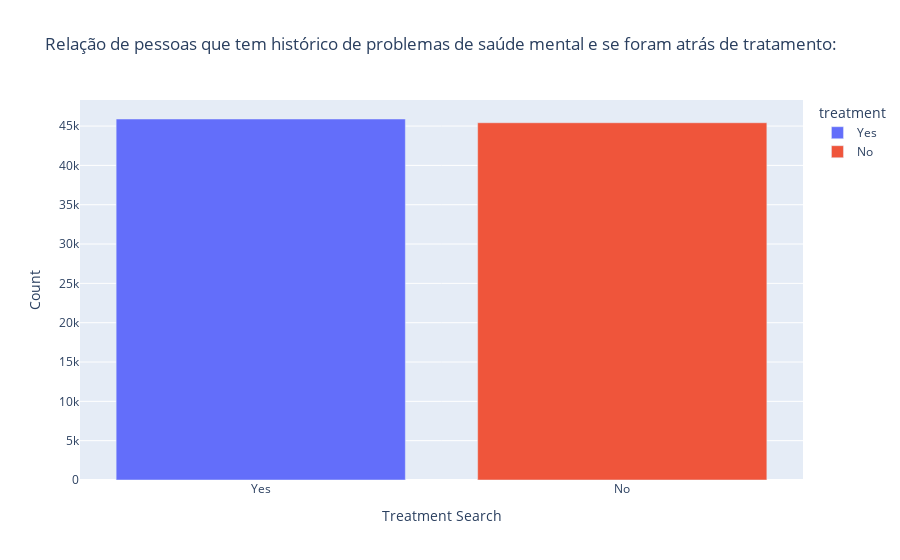

Notebook code cell kept with this figure:
### Code cell
fig3 = px.bar(d3, x='treatment', y='count', title='Relação entre pessoas que tem histórico de problemas de saúde mental e se foram atrás de tratamento:', color='treatment')
fig3.update_xaxes(title_text='Treatment Search')
fig3.update_yaxes(title_text='Count')
fig3.show()

### Figure 1 — Plotly figure (JSON) as saved in the notebook; plotly's stock layout.template omitted (floating-point values rounded to 4 significant figures)
{"data": [{"alignmentgroup": "True", "hovertemplate": "treatment=%{x}<br>count=%{y}<extra></extra>", "legendgroup": "Yes", "marker": {"color": "#636efa", "pattern": {"shape": ""}}, "name": "Yes", "offsetgroup": "Yes", "orientation": "v", "showlegend": true, "textposition": "auto", "type": "bar", "x": ["Yes"], "xaxis": "x", "y": [45898], "yaxis": "y"}, {"alignmentgroup": "True", "hovertemplate": "treatment=%{x}<br>count=%{y}<extra></extra>", "legendgroup": "No", "marker": {"color": "#EF553B", "pattern": {"shape": ""}}, "name": "No", "offsetgroup": "No", "orientation": "v", "showlegend": true, "textposition": "auto", "type": "bar", "x": ["No"], "xaxis": "x", "y": [45421], "yaxis": "y"}], "layout": {"barmode": "relative", "legend": {"title": {"text": "treatment"}, "tracegroupgap": 0}, "title": {"text": "Relação de pessoas que tem histórico de problemas de saúde mental e se foram atrás de tratamento:"}, "xaxis": {"anchor": "y", "categoryarray": ["Yes", "No"], "categoryorder": "array", "domain": [0, 1], "title": {"text": "Treatment Search"}}, "yaxis": {"anchor": "x", "domain": [0, 1], "title": {"text": "Count"}}}}
